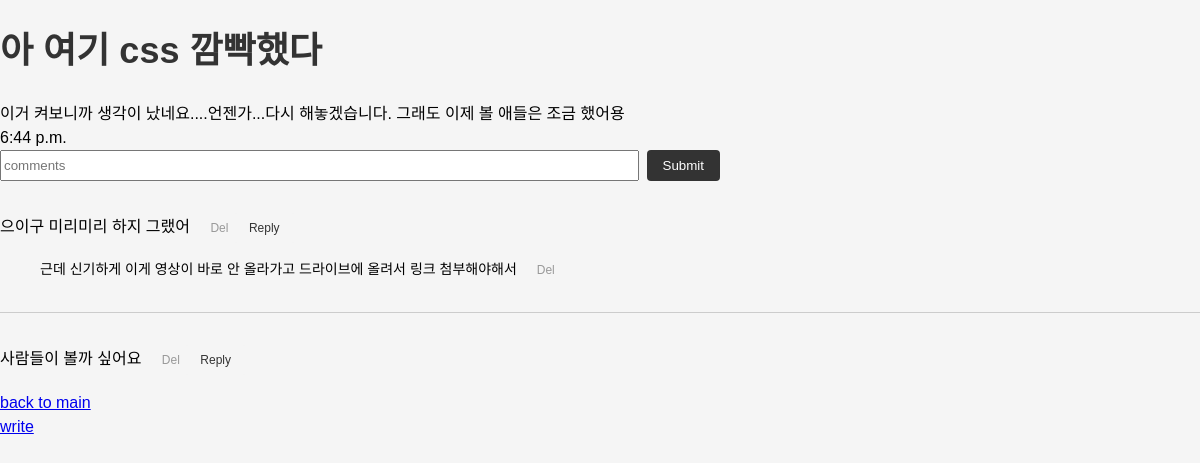
The app's page /detail/5 with its own data.
### portfolio/models.py (models this page shows, shortened)
class Article(models.Model):
    category = [
        ('N/A', 'N/A'),
        ('HOBBY', 'Hobby'),
        ('FOOD', 'Food'),
        ('PROGRAMMING', 'Programming'),
    ]
    article_category = models.CharField(max_length=20, choices=category, default='N/A')
    title = models.CharField(max_length=200)
    content = models.TextField()
    written_time = models.TimeField(auto_now=True)

class Comment(models.Model):
    article = models.ForeignKey(Article, on_delete=models.CASCADE, related_name='comments')
    content = models.TextField()

class Reply(models.Model):
    comment = models.ForeignKey(Comment, on_delete=models.CASCADE, related_name='replies')
    content = models.TextField()

### portfolio/views.py (the view, shortened to what this page needs)
# urls.py: path('detail/<int:id>', views.detail, name='detail'),
def detail(request, id):
    article = Article.objects.get(id=id)
    print("asdfasdfasdf")
    article = {'article':article}
    return render(request, 'detail.html', article)

### portfolio/templates/detail.html (shortened to what this page needs)
<!DOCTYPE html>
<html lang="en">
  <head>
    {% load static %}
    <link rel="stylesheet" href="{%  static 'detail.css'  %}?v=1" />
  </head>
  <body>
    <h1>{{ article.title }}</h1>
    <div>{{ article.content }}</div>
    <div>{{ article.written_time }}</div>
    <form method="POST" class="comment_post">
      <input type="text" name="comment" placeholder="comments" />
      <button type="submit">Submit</button>
    </form>
    <ul>
      {% for comment in article.comments.all %}
      <li>
        {{ comment.content }}
        <a
          href="{% url 'delete_comment' article.id comment.id %}"
          class="delete"
          >Del</a
        >
        <button class="show-reply">Reply</button>
        <div class="replies">
          {% for reply in comment.replies.all %}
          <ul>
            <li>
              {{reply.content}}
              <a
                href="{% url 'delete_reply' article.id reply.id %}"
                class="delete"
                >Del</a
              >
            </li>
          </ul>
          {% endfor %}
        </div>
      </li>
      {% endfor %}
    </ul>
    <div><a href="{% url 'list' %}">back to main</a></div>
    <div><a href="{% url 'write_new' %}">write</a></div>
  </body>
</html>

### portfolio/static/detail.css (style rules this page uses)
body { background-color: #f5f5f5; font-family: Arial, sans-serif; font-size: 16px; line-height: 1.5; margin: 0; padding: 0; width: 100%; }
h1 { color: #333; font-size: 36px; font-weight: bold; margin: 24px 0; }
form { display: flex; flex-wrap: wrap; }
input[type="text"] { flex-grow: 1; margin-right: 8px; }
button[type="submit"] { background-color: #333; border: none; border-radius: 4px; color: #fff; cursor: pointer; padding: 8px 16px; }
ul { list-style: none; margin: 0; padding: 0; }
li { border-bottom: 1px solid #ccc; padding: 16px 0; position: relative; }
li:last-child { border-bottom: none; }
a.delete { color: #999; font-size: 12px; margin-left: 16px; text-decoration: none; }
.comment_post { position: inherit; width: 60%; }
.comment_post > input { width: 50%; }
.show-reply { background-color: #f5f5f5; border: none; border-radius: 4px; color: #333; cursor: pointer; font-size: 12px; margin-top: 16px; padding: 8px 16px; }
.replies { font-size: 14px; padding-left: 40px; }

### records on screen
Article: title "아 여기 css 깜빡했다", content "이거 켜보니까 생각이 났네요....언젠가...다시 해놓겠습니다. 그래도 이제 볼 애들은 조금 했어용", written_time "6:44 p.m."
Comment: content "으이구 미리미리 하지 그랬어"
Reply: content "근데 신기하게 이게 영상이 바로 안 올라가고 드라이브에 올려서 링크 첨부해야해서"
Comment: content "사람들이 볼까 싶어요"
